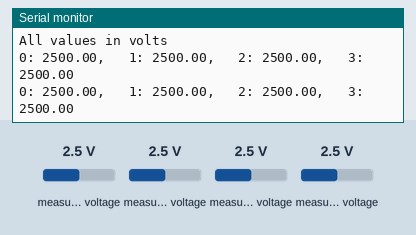
This sketch was run on a simulated ESP32-S2. Parts: the last lines printed to the serial monitor. The inputs (shaded band) are chosen by the test bench; at power-on: measured voltage 2.5 V.

Above: at 6.9 s.
7.0 s: measured voltage (sensor 200) set to 0.1 V
At 8.3 s:
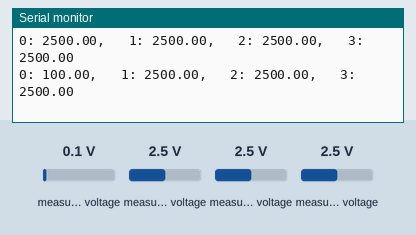
8.5 s: measured voltage (sensor 201) set to 0.1 V
At 9.6 s:
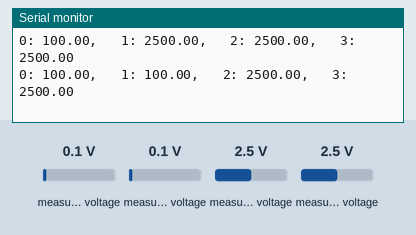
10.0 s: measured voltage (sensor 202) set to 0.1 V
At 10.0 s:
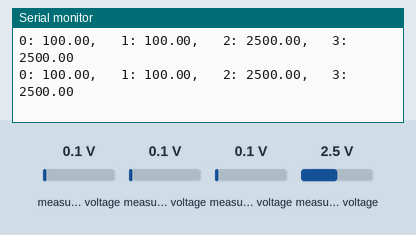
11.5 s: measured voltage (sensor 203) set to 0.1 V
At 12.8 s:
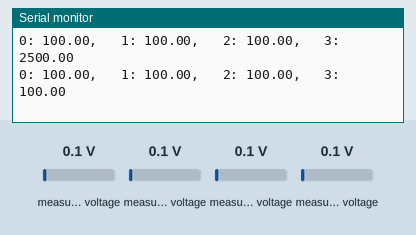
13.0 s: measured voltage (sensor 200) set to 1.2 V
At 13.9 s:
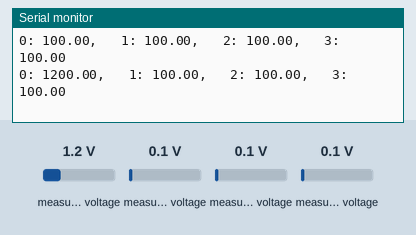
14.5 s: measured voltage (sensor 201) set to 1.2 V
At 15.4 s:
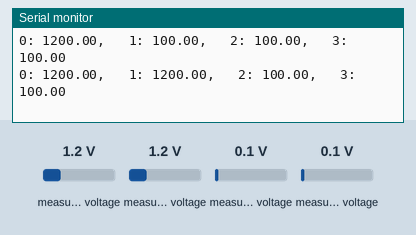
Timing chart, 0 to 17.0 s (numbered marks = the images above; inputs shaded):
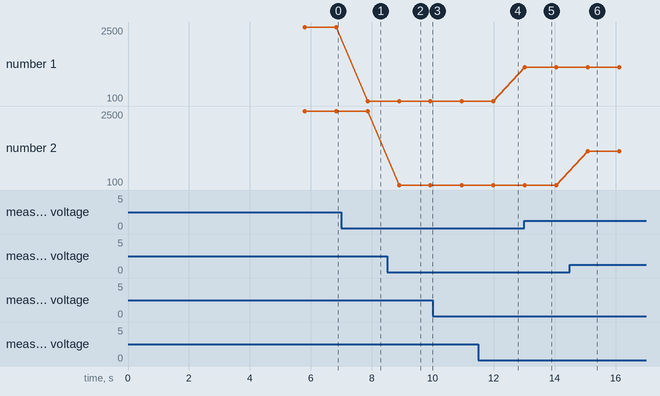

The sketch:

ADS1115_Continuous_ESP32S2.ino
```cpp
/***************************************************************************
* Example sketch for the ADS1115_WE library
*
* This sketch shows how to use the ADS1115 in continuous mode.
*
* Further information can be found on:
* https://wolles-elektronikkiste.de/ads1115 (German)
* https://wolles-elektronikkiste.de/en/ads1115-a-d-converter-with-amplifier (English)
*
***************************************************************************/

#include<ADS1115_WE.h>
#include<Wire.h>
#define I2C_ADDRESS             0x48
#define I2C_SDA                 41
#define I2C_SCL                 40

/* There are several ways to create your ADS1115_WE object:
 * ADS1115_WE adc = ADS1115_WE(); -> uses Wire / I2C Address = 0x48
 * ADS1115_WE adc = ADS1115_WE(I2C_ADDRESS); -> uses Wire / I2C_ADDRESS
 * ADS1115_WE adc = ADS1115_WE(&Wire); -> you can pass any TwoWire object / I2C Address = 0x48
 * ADS1115_WE adc = ADS1115_WE(&Wire, I2C_ADDRESS); -> all together
 */
ADS1115_WE adc = ADS1115_WE(I2C_ADDRESS);

void i2c_scan() {
  byte error, address;
  int nDevices;
  Serial.println("Scanning...");
  nDevices = 0;
  for(address = 1; address < 127; address++ ) {
    digitalWrite(2, HIGH);   // turn the LED on (HIGH is the voltage level)
    digitalWrite(18, HIGH);
    delay(15);                       // wait for a second
    digitalWrite(2, LOW);    // turn the LED off by making the voltage LOW
    digitalWrite(18, LOW);
    delay(15);                       // wait for a second
    Wire.beginTransmission(address);
    error = Wire.endTransmission();
    if (error == 0) {
      Serial.print("I2C device found at address 0x");
      if (address<16) {
        Serial.print("0");
      }
      Serial.println(address,HEX);
      // if(address == 0x3E) GROVE_LCD_AVAILABLE = true;
      // if(address == 0x40) INA219_AVAILABLE    = true;
      // if(address == 0x48) ADS1115_AVAILABLE   = true;

      nDevices++;
    }
    else if (error==4) {
      Serial.print("Unknow error at address 0x");
      if (address<16) {
        Serial.print("0");
      }
      Serial.println(address,HEX);
    }
  }
  if (nDevices == 0) {
    Serial.println("No I2C devices found\n");
    digitalWrite(2, HIGH);   // turn the LED on (HIGH is the voltage level)
    digitalWrite(18, HIGH);
    delay(100);                       // wait for a second
    digitalWrite(2, LOW);    // turn the LED off by making the voltage LOW
    digitalWrite(18, LOW);
    delay(500);                       // wait for a second
  }
  else {
    Serial.println("done\n");
  }
  delay(2000);
}

void setup() {
  Wire.begin(I2C_SDA,I2C_SCL);
  Serial.begin(115200);
  i2c_scan();
  if(!adc.init()){
    Serial.println("ADS1115 not connected!");
  }

  /* Set the voltage range of the ADC to adjust the gain
   * Please note that you must not apply more than VDD + 0.3V to the input pins!
   *
   * ADS1115_RANGE_6144  ->  +/- 6144 mV
   * ADS1115_RANGE_4096  ->  +/- 4096 mV
   * ADS1115_RANGE_2048  ->  +/- 2048 mV (default)
   * ADS1115_RANGE_1024  ->  +/- 1024 mV
   * ADS1115_RANGE_0512  ->  +/- 512 mV
   * ADS1115_RANGE_0256  ->  +/- 256 mV
   */
  adc.setVoltageRange_mV(ADS1115_RANGE_4096); //comment line/change parameter to change range

  /* Set the inputs to be compared
   *
   *  ADS1115_COMP_0_1    ->  compares 0 with 1 (default)
   *  ADS1115_COMP_0_3    ->  compares 0 with 3
   *  ADS1115_COMP_1_3    ->  compares 1 with 3
   *  ADS1115_COMP_2_3    ->  compares 2 with 3
   *  ADS1115_COMP_0_GND  ->  compares 0 with GND
   *  ADS1115_COMP_1_GND  ->  compares 1 with GND
   *  ADS1115_COMP_2_GND  ->  compares 2 with GND
   *  ADS1115_COMP_3_GND  ->  compares 3 with GND
   */
  adc.setCompareChannels(ADS1115_COMP_0_GND); //comment line/change parameter to change channel

  /* Set number of conversions after which the alert pin asserts
   * - or you can disable the alert
   *
   *  ADS1115_ASSERT_AFTER_1  -> after 1 conversion
   *  ADS1115_ASSERT_AFTER_2  -> after 2 conversions
   *  ADS1115_ASSERT_AFTER_4  -> after 4 conversions
   *  ADS1115_DISABLE_ALERT   -> disable comparator / alert pin (default)
   */
  //adc.setAlertPinMode(ADS1115_ASSERT_AFTER_1); //uncomment if you want to change the default

  /* Set the conversion rate in SPS (samples per second)
   * Options should be self-explaining:
   *
   *  ADS1115_8_SPS
   *  ADS1115_16_SPS
   *  ADS1115_32_SPS
   *  ADS1115_64_SPS
   *  ADS1115_128_SPS (default)
   *  ADS1115_250_SPS
   *  ADS1115_475_SPS
   *  ADS1115_860_SPS
   */
  // adc.setConvRate(ADS1115_8_SPS); //uncomment if you want to change the default

  /* Set continuous or single shot mode:
   *
   *  ADS1115_CONTINUOUS  ->  continuous mode
   *  ADS1115_SINGLE     ->  single shot mode (default)
   */
  adc.setMeasureMode(ADS1115_CONTINUOUS); //comment line/change parameter to change mode

   /* Choose maximum limit or maximum and minimum alert limit (window) in Volt - alert pin will
   *  assert when measured values are beyond the maximum limit or outside the window
   *  Upper limit first: setAlertLimit_V(MODE, maximum, minimum)
   *  In max limit mode the minimum value is the limit where the alert pin assertion will be
   *  cleared (if not latched)
   *
   *  ADS1115_MAX_LIMIT
   *  ADS1115_WINDOW
   *
   */
  //adc.setAlertModeAndLimit_V(ADS1115_MAX_LIMIT, 3.0, 1.5); //uncomment if you want to change the default

  /* Enable or disable latch. If latch is enabled the alert pin will assert until the
   * conversion register is read (getResult functions). If disabled the alert pin assertion will be
   * cleared with next value within limits.
   *
   *  ADS1115_LATCH_DISABLED (default)
   *  ADS1115_LATCH_ENABLED
   */
  //adc.setAlertLatch(ADS1115_LATCH_ENABLED); //uncomment if you want to change the default

  /* Sets the alert pin polarity if active:
   *
   * ADS1115_ACT_LOW  ->  active low (default)
   * ADS1115_ACT_HIGH ->  active high
   */
  //adc.setAlertPol(ADS1115_ACT_LOW); //uncomment if you want to change the default

  /* With this function the alert pin will assert, when a conversion is ready.
   * In order to deactivate, use the setAlertLimit_V function
   */
  //adc.setAlertPinToConversionReady(); //uncomment if you want to change the default

  Serial.println("ADS1115 Example Sketch - Continuous Mode");
  Serial.println("All values in volts");
  Serial.println();
}

  /* If you change the compare channels you can immediately read values from the conversion
   * register, although they might belong to the former channel if no precautions are taken.
   * It takes about the time needed for two conversions to get the correct data. In single
   * shot mode you can use the isBusy() function to wait for data from the new channel. This
   * does not work in continuous mode.
   * To solve this issue the library adds a delay after change of channels if you are in contunuous
   * mode. The length of the delay is adjusted to the conversion rate. But be aware that the output
   * rate will be much lower that the conversion rate if you change channels frequently.
   */

void loop() {
  float voltage = 0.0;

  Serial.print("0: ");
  voltage = readChannel(ADS1115_COMP_0_GND);
  Serial.print(voltage);

  Serial.print(",   1: ");
  voltage = readChannel(ADS1115_COMP_1_GND);
  Serial.print(voltage);

  Serial.print(",   2: ");
  voltage = readChannel(ADS1115_COMP_2_GND);
  Serial.print(voltage);

  Serial.print(",   3: ");
  voltage = readChannel(ADS1115_COMP_3_GND);
  Serial.println(voltage);

  delay(1000);
}

float readChannel(ADS1115_MUX channel) {
  float voltage = 0.0;
  adc.setCompareChannels(channel);
  adc.startSingleMeasurement();     // keep on measuring
  while(adc.isBusy()){}
  voltage = adc.getResult_mV(); // alternative: getResult_mV for Millivolt
  return voltage;
}
```

Measured:
- after the input at 7.0 s, the serial monitor: prints a new line after 0.86 s (image 1)
- after the input at 8.5 s, the serial monitor: prints a new line after 0.39 s (image 2)
- after the input at 11.5 s, the serial monitor: prints a new line after 0.49 s (image 4)
- after the input at 13.0 s, the serial monitor: prints a new line at once (image 5)
- after the input at 14.5 s, the serial monitor: prints a new line after 0.59 s (image 6)
- plotted number 1: 2500 → 100 after the input at 7.0 s, 100 → 1200 after the input at 13.0 s
